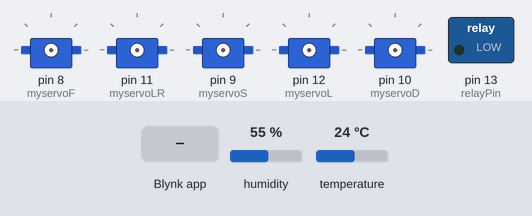
Bench run of a sketch on a simulated Arduino Uno, built with avr-gcc and run on an emulated ATmega328P. On the bench: 5 × servo, switched loads named in the sketch (green lamp = pin HIGH). The inputs (shaded band) are chosen by the test bench; at power-on: humidity 55 %, temperature 24 °C. WiFi joins after 1.5 s; servers stay silent unless stated.

Above: at 3.0 s.
3.1 s: Blynk app writes 1 to V8
At 3.55 s:
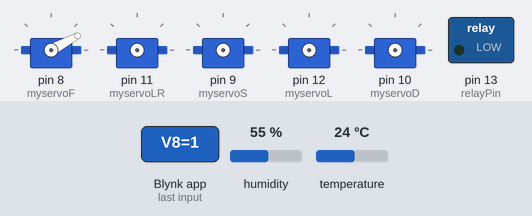
5.5 s: Blynk app writes 1 to V11
10.5 s: Blynk app writes 200 to V11
At 11.7 s:
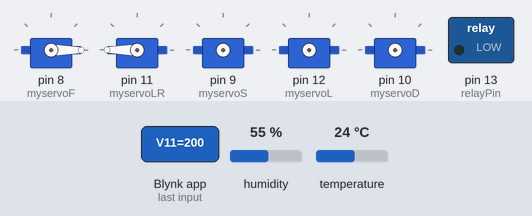
12.0 s: Blynk app writes 1 to V9
At 12.45 s:
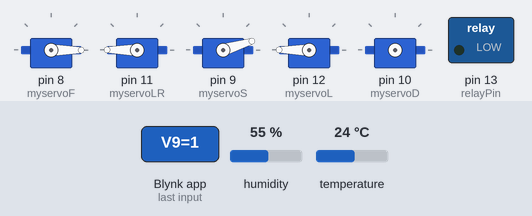
15.5 s: Blynk app writes 0 to V11
19.0 s: Blynk app writes 1 to V13
At 21.8 s:
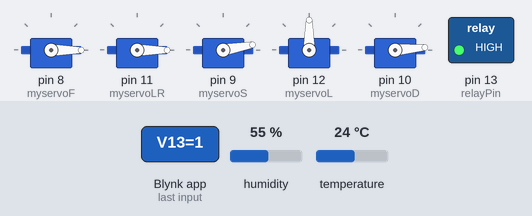
Timing chart, 0 to 23.5 s (numbered marks = the images above; inputs shaded):
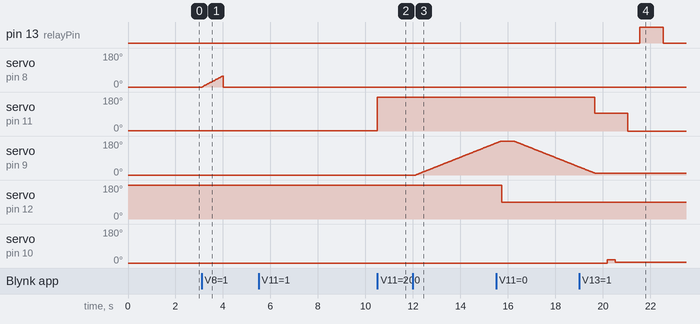

The sketch:

PET.ino
```cpp
#define BLYNK_PRINT Serial
#include <Servo.h>
#include <DHT.h>
#include <ESP8266_Lib.h>
#include <BlynkSimpleShieldEsp8266.h>
#include <SimpleTimer.h>
#include <SoftwareSerial.h>
int relayPin = 13;
const char auth[] = "1c0025e3cc71417b86f35d97d35d822a";
const char ssid[] = "AndroidAPE05F";
const char pass[] = "12345678";
#define DHTPIN 4
#define DHTTYPE DHT11
DHT dht(DHTPIN, DHTTYPE);
SoftwareSerial EspSerial(6, 7);
ESP8266 wifi(&EspSerial);
int pos = 0;
BlynkTimer timer;
Servo myservoD;
Servo myservoF;
Servo myservoL;
Servo myservoS;
Servo myservoLR;
void sendSensor()
{
  float h = dht.readHumidity();
  float t = dht.readTemperature();

  if (isnan(h) || isnan(t)) {
    Serial.println("Failed to read from DHT sensor!");
    return;
  }
  Blynk.virtualWrite(V5, h);
  Blynk.virtualWrite(V6, t);
}

void setup()
{

  Serial.begin(9600);
  EspSerial.begin(9600);

  pinMode(relayPin, OUTPUT);
  delay(10);
  Blynk.begin(auth, wifi, ssid, pass);
//  Blynk.begin(auth);
  dht.begin();
  timer.setInterval(1000L, sendSensor);
}
BLYNK_WRITE(V11)
{
  myservoLR.attach(11);   // Attach Servo
  int SrvoPos = param.asInt();  // Get slider value
  myservoLR.write(SrvoPos);  // Move servo to value
  delay(500);  // Set minimum delay for servo to reach desired position, keep as low as possible.
  myservoLR.detach();   // Detach Servo - NOTE servo pin designation not required for detach
  /*myservoLR.attach(11);
  int SrvoPos = param.asInt(); // get slider value
  myservoLR.write(SrvoPos); // move servo to value
  myservoLR.detach();*/
}
BLYNK_WRITE(V8)
{
  int buttonValF = param.asInt();
  myservoF.attach(8);
if(buttonValF == 1) {
for (pos = 0; pos <= 60; pos += 1){
    myservoF.write(pos);
    delay(15);
  }
 myservoF.write(0);
  delay(5000);

}
myservoF.detach();
}
BLYNK_WRITE(V9)
{
  int buttonValT = param.asInt();


if(buttonValT == 1) {

   myservoS.attach(9);
    myservoL.attach(12);
   myservoS.write(0);
   myservoL.write(180);
  delay(100);
  for (pos = 0; pos <= 180; pos += 1){
    myservoS.write(pos);   //使用write，傳入角度，從0度到180度
    delay(20);
  }
  myservoL.write(90);
  delay(500);

  for (pos = 180; pos >= 10; pos -= 1){
    myservoS.write(pos);   //使用write，傳入角度，從0度到180度
    delay(20);
  }
  myservoS.detach();
  myservoL.detach();
   myservoLR.attach(11);
  myservoLR.write(95);
  delay(500);
  myservoLR.detach();
   myservoD.attach(10);
delay(20);
myservoD.write(17);
delay(335);
myservoD.write(5);
delay(500);
myservoD.detach();
}


}
BLYNK_WRITE(V13)
{
  int buttonValS = param.asInt();
if(buttonValS == 1) {

 digitalWrite(relayPin, HIGH);
 delay(1000);
 digitalWrite(relayPin, LOW);
 delay(500);
}
}
void loop()
{

 myservoF.write(0);
 myservoS.write(0);
 myservoL.write(180);
 myservoLR.write(0);
 myservoD.write(0);
  Blynk.run();
  timer.run();
}
```

Measured:
- after the input at 3.1 s, servo on pin 8 (myservoF): rises from 0° to 60° in 0.87 s, then falls to 0° in 0.02 s
- after the input at 10.5 s, servo on pin 11 (myservoLR): 1° → 180° at once
- after the input at 12.0 s, servo on pin 9 (myservoS): moves from 0° to 169° over 3.4 s, starting after 0.12 s
- after the input at 19.0 s, pin 13 (relayPin): LOW → HIGH after 2.5 s, → LOW 1.0 s later
